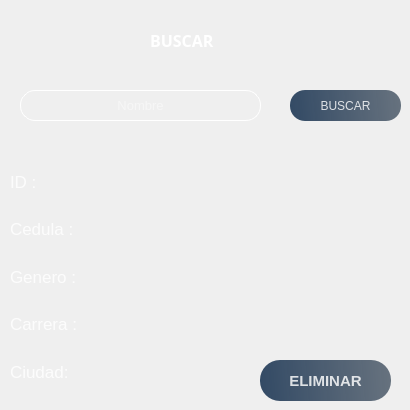
    <widget class="QWidget" name="page_buscar">
     <widget class="QLabel" name="label_11">
      <property name="geometry">
       <rect>
        <x>150</x>
        <y>30</y>
        <width>131</width>
        <height>21</height>
       </rect>
      </property>
      <property name="font">
       <font>
        <family>Ravie</family>
        <pointsize>12</pointsize>
        <weight>75</weight>
        <bold>true</bold>
       </font>
      </property>
      <property name="styleSheet">
       <string notr="true">color:white;</string>
      </property>
      <property name="text">
       <string>BUSCAR</string>
      </property>
     </widget>
     <widget class="QLineEdit" name="Nombre">
      <property name="geometry">
       <rect>
        <x>20</x>
        <y>90</y>
        <width>241</width>
        <height>31</height>
       </rect>
      </property>
      <property name="font">
       <font>
        <pointsize>10</pointsize>
        <weight>50</weight>
        <italic>false</italic>
        <bold>false</bold>
        <underline>false</underline>
        <strikeout>false</strikeout>
       </font>
      </property>
      <property name="cursor">
       <cursorShape>IBeamCursor</cursorShape>
      </property>
      <property name="tabletTracking">
       <bool>false</bool>
      </property>
      <property name="styleSheet">
       <string notr="true">background-color:rgba(0,0,0,0); 
border-radius:15px;
color:rgba(255,255,255,230);
border:0.5px solid white;</string>
      </property>
      <property name="text">
       <string/>
      </property>
      <property name="alignment">
       <set>Qt::AlignCenter</set>
      </property>
      <property name="placeholderText">
       <string>Nombre</string>
      </property>
     </widget>
     <widget class="QPushButton" name="bt_busqueda">
      <property name="geometry">
       <rect>
        <x>290</x>
        <y>90</y>
        <width>111</width>
        <height>31</height>
       </rect>
      </property>
      <property name="styleSheet">
       <string notr="true">QPushButton{
color:rgba(255,255,255,210);
border-radius:15px;
background-color: qlineargradient(spread:pad, x1:0, y1:0.505682 , x2:1 , y2:0.477,stop:0 rgba(20,47,78,219), stop:1 rgba(85,98,112,226));
}
QPushButton:hover{

color:rgba(255,255,255,210);
background-color: qlineargradient(spread:pad, x1:0, y1:0.505682 , x2:1 , y2:0.477,stop:0 rgba(123, 104, 238,230), stop:1 rgba(85,98,112,226));


}</string>
      </property>
      <property name="text">
       <string>BUSCAR</string>
      </property>
      <property name="icon">
       <iconset>
        <normaloff>buscar (1).png</normaloff>buscar (1).png</iconset>
      </property>
     </widget>
     <widget class="QLabel" name="foto">
      <property name="geometry">
       <rect>
        <x>280</x>
        <y>240</y>
        <width>111</width>
        <height>91</height>
       </rect>
      </property>
      <property name="font">
       <font>
        <pointsize>13</pointsize>
       </font>
      </property>
      <property name="styleSheet">
       <string notr="true">color:rgba(255,255,255,210);
border-radius:50% ;

</string>
      </property>
      <property name="text">
       <string/>
      </property>
      <property name="pixmap">
       <pixmap>imagen.png</pixmap>
      </property>
      <property name="scaledContents">
       <bool>true</bool>
      </property>
     </widget>
     <widget class="QPushButton" name="bt_delete">
      <property name="geometry">
       <rect>
        <x>260</x>
        <y>360</y>
        <width>131</width>
        <height>41</height>
       </rect>
      </property>
      <property name="font">
       <font>
        <pointsize>11</pointsize>
        <weight>75</weight>
        <bold>true</bold>
       </font>
      </property>
      <property name="styleSheet">
       <string notr="true">QPushButton{
color:rgba(255,255,255,210);
border-radius:20px;
background-color: qlineargradient(spread:pad, x1:0, y1:0.505682 , x2:1 , y2:0.477,stop:0 rgba(20,47,78,219), stop:1 rgba(85,98,112,226));
}
QPushButton:hover{

color:rgba(255,255,255,210);
background-color: qlineargradient(spread:pad, x1:0, y1:0.505682 , x2:1 , y2:0.477,stop:0 rgba(123, 104, 238,230), stop:1 rgba(85,98,112,226));


}
</string>
      </property>
      <property name="text">
       <string>ELIMINAR</string>
      </property>
      <property name="icon">
       <iconset>
        <normaloff>borrar.png</normaloff>borrar.png</iconset>
      </property>
     </widget>
     <widget class="QWidget" name="layoutWidget">
      <property name="geometry">
       <rect>
        <x>10</x>
        <y>161</y>
        <width>68</width>
        <height>231</height>
       </rect>
      </property>
      <layout class="QVBoxLayout" name="verticalLayout_3">
       <item>
        <widget class="QLabel" name="nota1_2">
         <property name="font">
          <font>
           <pointsize>13</pointsize>
          </font>
         </property>
         <property name="styleSheet">
          <string notr="true">color:rgba(255,255,255,210);</string>
         </property>
         <property name="text">
          <string>ID :</string>
         </property>
        </widget>
       </item>
       <item>
        <widget class="QLabel" name="nota1_4">
         <property name="font">
          <font>
           <pointsize>13</pointsize>
          </font>
         </property>
         <property name="styleSheet">
          <string notr="true">color:rgba(255,255,255,210);</string>
         </property>
         <property name="text">
          <string>Cedula :</string>
         </property>
        </widget>
       </item>
       <item>
        <widget class="QLabel" name="nota1_6">
         <property name="font">
          <font>
           <pointsize>13</pointsize>
          </font>
         </property>
         <property name="styleSheet">
          <string notr="true">color:rgba(255,255,255,210);</string>
         </property>
         <property name="text">
          <string>Genero :</string>
         </property>
        </widget>
       </item>
       <item>
        <widget class="QLabel" name="nota1_8">
         <property name="font">
          <font>
           <pointsize>13</pointsize>
          </font>
         </property>
         <property name="styleSheet">
          <string notr="true">color:rgba(255,255,255,210);</string>
         </property>
         <property name="text">
          <string>Carrera :</string>
         </property>
        </widget>
       </item>
       <item>
        <widget class="QLabel" name="nota1_9">
         <property name="font">
          <font>
           <pointsize>13</pointsize>
          </font>
         </property>
         <property name="styleSheet">
          <string notr="true">color:rgba(255,255,255,210);</string>
         </property>
         <property name="text">
          <string>Ciudad:</string>
         </property>
        </widget>
       </item>
      </layout>
     </widget>
     <widget class="QWidget" name="layoutWidget">
      <property name="geometry">
       <rect>
        <x>90</x>
        <y>161</y>
        <width>171</width>
        <height>231</height>
       </rect>
      </property>
      <layout class="QVBoxLayout" name="verticalLayout_4">
       <item>
        <widget class="QLabel" name="id">
         <property name="font">
          <font>
           <pointsize>13</pointsize>
          </font>
         </property>
         <property name="styleSheet">
          <string notr="true">color:rgba(255,255,255,210);</string>
         </property>
         <property name="text">
          <string/>
         </property>
        </widget>
       </item>
       <item>
        <widget class="QLabel" name="cedula">
         <property name="font">
          <font>
           <pointsize>13</pointsize>
          </font>
         </property>
         <property name="styleSheet">
          <string notr="true">color:rgba(255,255,255,210);</string>
         </property>
         <property name="text">
          <string/>
         </property>
        </widget>
       </item>
       <item>
        <widget class="QLabel" name="genero">
         <property name="font">
          <font>
           <pointsize>13</pointsize>
          </font>
         </property>
         <property name="styleSheet">
          <string notr="true">color:rgba(255,255,255,210);</string>
         </property>
         <property name="text">
          <string/>
         </property>
        </widget>
       </item>
       <item>
        <widget class="QLabel" name="carrera">
         <property name="font">
          <font>
           <pointsize>13</pointsize>
          </font>
         </property>
         <property name="styleSheet">
          <string notr="true">color:rgba(255,255,255,210);</string>
         </property>
         <property name="text">
          <string/>
         </property>
        </widget>
       </item>
       <item>
        <widget class="QLabel" name="ciudad">
         <property name="font">
          <font>
           <pointsize>13</pointsize>
          </font>
         </property>
         <property name="styleSheet">
          <string notr="true">color:rgba(255,255,255,210);</string>
         </property>
         <property name="text">
          <string/>
         </property>
        </widget>
       </item>
      </layout>
     </widget>
     <widget class="QLabel" name="Gif">
      <property name="geometry">
       <rect>
        <x>140</x>
        <y>180</y>
        <width>141</width>
        <height>111</height>
       </rect>
      </property>
      <property name="font">
       <font>
        <pointsize>13</pointsize>
       </font>
      </property>
      <property name="styleSheet">
       <string notr="true">color:rgba(255,255,255,210);
border-radius:50% ;

</string>
      </property>
      <property name="text">
       <string/>
      </property>
      <property name="scaledContents">
       <bool>true</bool>
      </property>
     </widget>
    </widget>
